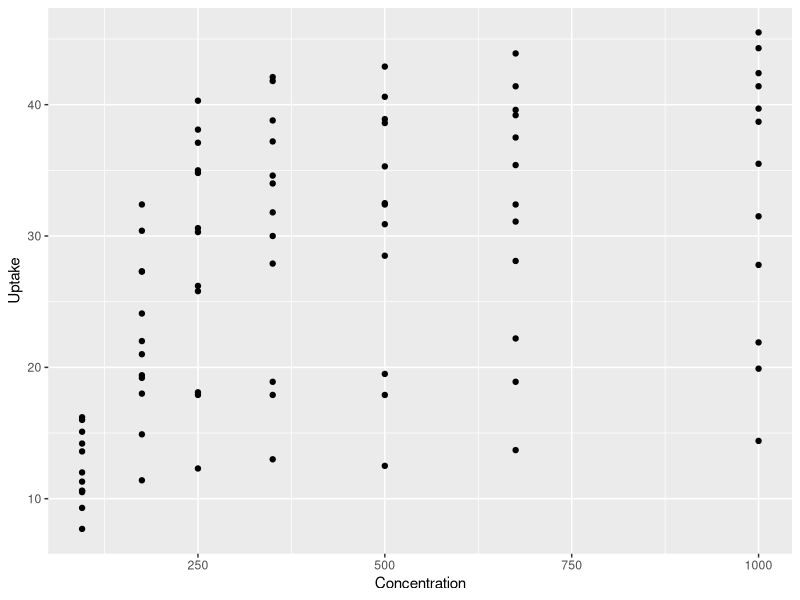
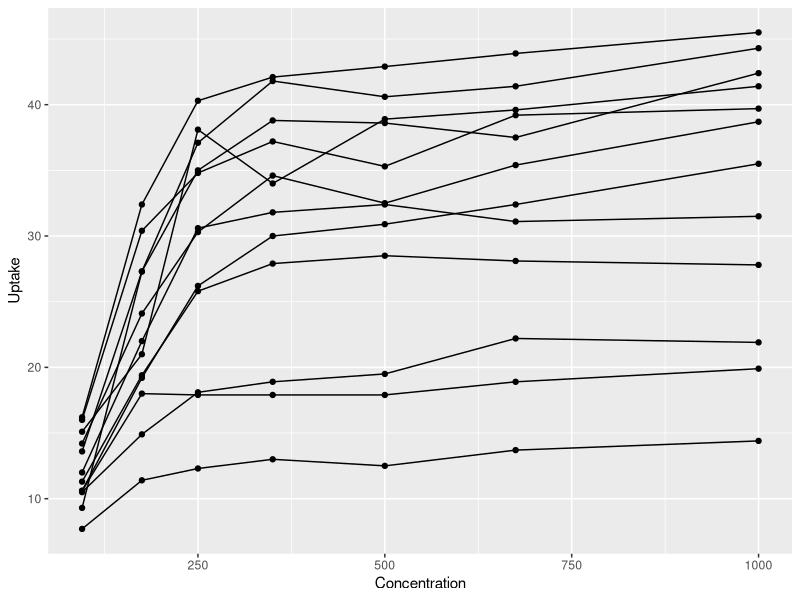
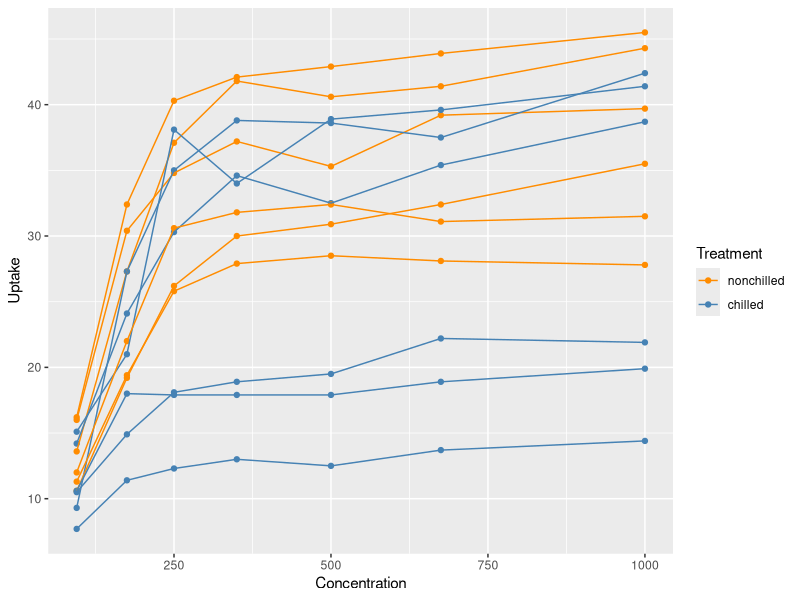
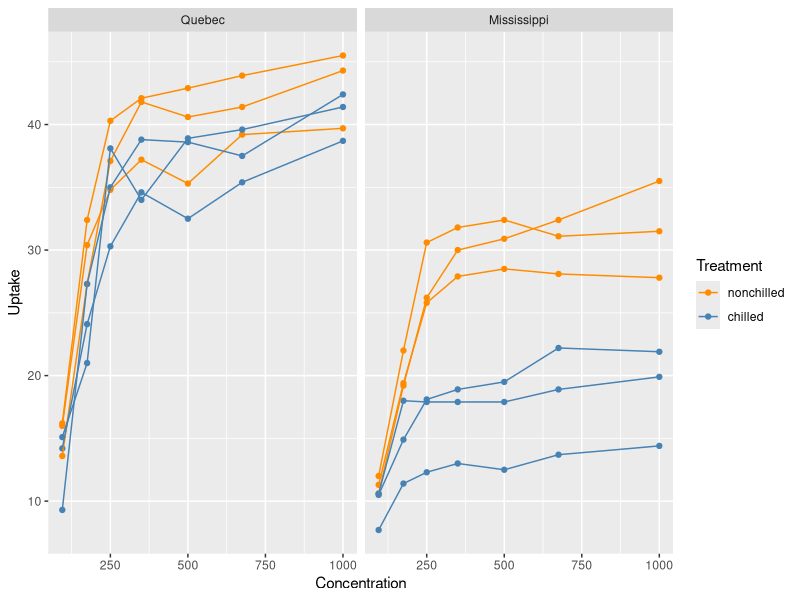

Recreate these plots in R, in order.
## ---- chunk 1

knitr::opts_chunk$set(
  echo = TRUE,
  message = FALSE,
  warning = FALSE,
  cache = FALSE,
  fig.align = "center",
  fig.width = 5,
  fig.height = 4,
  dev = "png"
)
options(scipen = 999)
## ---- chunk 2
knitr::include_graphics(paste0(
  "https://upload.wikimedia.org/wikipedia/commons/thumb/1/19/",
  "Echinochloa_crus-galli01.jpg/220px-Echinochloa_crus-galli01.jpg"
))
## ---- chunk 3
library(tidyverse)

co2 <-
  CO2 %>%
  as_tibble() %>%
  rename(Concentration = conc, Origin = Type, Uptake = uptake) %>%
  mutate(Plant = factor(Plant, ordered = FALSE))

ggplot(co2, aes(Concentration, Uptake)) +
  geom_point()
## ---- chunk 4
ggplot(co2, aes(Concentration, Uptake, group = Plant)) +
  geom_point() +
  geom_line()
## ---- chunk 5
ggplot(co2, aes(Concentration, Uptake, group = Plant, color = Treatment)) +
  geom_point() +
  geom_line() +
  scale_color_manual(values = c("dark orange", "steel blue"))
## ---- chunk 6
ggplot(co2, aes(Concentration, Uptake, group = Plant, color = Treatment)) +
  geom_point() +
  geom_line() +
  facet_wrap("Origin") +
  scale_color_manual(values = c("dark orange", "steel blue"))
